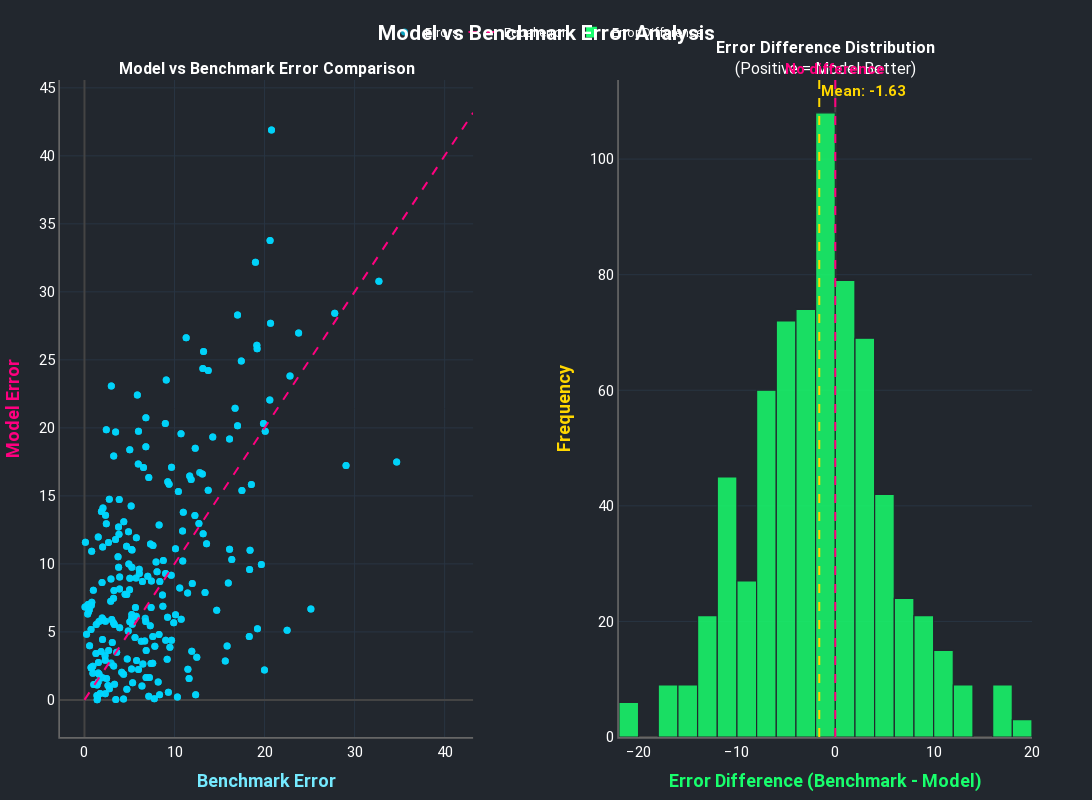

This figure's notebook cell:
### Code cell
# --- Dark theme and vibrant colors ---
vibrant_colors = {
    "scatter": "#00D7FF",        # Cyan
    "diagonal": "#FF0080",       # Pink/magenta
    "histogram": "#18FF6D",      # Vibrant green
    "histogram_border": "#22272e",
    "vline_zero": "#FF0080",     # Pink/magenta
    "vline_mean": "#FFD700",     # Gold/yellow
}

fig = make_subplots(
    rows=1, cols=2,
    subplot_titles=(
        '<span style="color:white"><b>Model vs Benchmark Error Comparison</b></span>', 
        '<span style="color:white"><b>Error Difference Distribution</b><br>(Positive = Model Better)</span>'
    ),
    horizontal_spacing=0.15
)

# Scatter plot: Model vs Benchmark Error
fig.add_trace(
    go.Scatter(
        x=comparison_df['benchmark_error'], y=comparison_df['model_error'],
        mode='markers',
        marker=dict(size=7, opacity=0.7, color=vibrant_colors["scatter"], line=dict(width=0)),
        name='Errors',
        showlegend=True
    ),
    row=1, col=1
)

# Add diagonal line for equal error
max_error = max(comparison_df['benchmark_error'].max(), comparison_df['model_error'].max()) * 1.03
fig.add_trace(
    go.Scatter(
        x=[0, max_error], y=[0, max_error],
        mode='lines',
        line=dict(color=vibrant_colors["diagonal"], dash='dash', width=2),
        name='Equal error',
        showlegend=True
    ),
    row=1, col=1
)

# Histogram of error differences
error_diff = comparison_df['benchmark_error'] - comparison_df['model_error']
fig.add_trace(
    go.Histogram(
        x=error_diff, nbinsx=30,
        marker=dict(color=vibrant_colors["histogram"], opacity=0.85, 
                    line=dict(color=vibrant_colors["histogram_border"], width=1.2)),
        name='Error Difference',
        showlegend=True
    ),
    row=1, col=2
)

# Add vertical lines for reference
fig.add_vline(
    x=0,
    line_dash="dash",
    line_color=vibrant_colors["vline_zero"],
    row=1, col=2,
    annotation_text="<b style='color:#FF0080'>No difference</b>",
    annotation_position="top"
)
fig.add_vline(
    x=error_diff.mean(),
    line_dash="dash",
    line_color=vibrant_colors["vline_mean"],
    row=1, col=2,
    annotation_text=f"<b style='color:#FFD700'>Mean: {error_diff.mean():.2f}</b>",
    annotation_position="top right"
)

# Update layout for dark theme and axis/legend colors
axis_style = dict(color="white", showline=True, linewidth=1.7, linecolor='#666', zerolinecolor="#444")
fig.update_xaxes(title_text="<b style='color:#75eaff'>Benchmark Error</b>", row=1, col=1, tickfont_color="white", **axis_style)
fig.update_yaxes(title_text="<b style='color:#FF0080'>Model Error</b>", row=1, col=1, tickfont_color="white", **axis_style)
fig.update_xaxes(title_text="<b style='color:#18FF6D'>Error Difference (Benchmark - Model)</b>", row=1, col=2, tickfont_color="white", **axis_style)
fig.update_yaxes(title_text="<b style='color:#FFD700'>Frequency</b>", row=1, col=2, tickfont_color="white", **axis_style)

fig.update_layout(
    height=800,  # Increased from 520 to 800 for bigger plot
    width=1400,  # Added width for more horizontal room
    showlegend=True,
    legend=dict(
        orientation="h",
        y=1.05,
        yanchor="bottom",
        xanchor="center",
        x=0.5,
        font=dict(color="white", size=13)
    ),
    plot_bgcolor="#22272e",
    paper_bgcolor="#22272e",
    font=dict(family="Segoe UI, Roboto, Arial", size=15, color="white"),
    title_text="<b>Model vs Benchmark Error Analysis</b>",
    title_x=0.5,
    margin=dict(l=60, r=60, t=80, b=55)  # Added more margin for clarity
)

fig.show()

### Figure 1 — Plotly figure (JSON) as saved in the notebook; plotly's stock layout.template omitted (floating-point values rounded to 4 significant figures; data arrays with more than 128 entries replaced by an {"elided": "..."} marker saying what was removed)
{"data": [{"marker": {"color": "#00D7FF", "line": {"width": 0}, "opacity": 0.7, "size": 7}, "mode": "markers", "name": "Errors", "showlegend": true, "type": "scatter", "x": {"elided": "702 float values"}, "xaxis": "x", "y": {"elided": "702 float values"}, "yaxis": "y"}, {"line": {"color": "#FF0080", "dash": "dash", "width": 2}, "mode": "lines", "name": "Equal error", "showlegend": true, "type": "scatter", "x": [0, 43.16], "xaxis": "x", "y": [0, 43.16], "yaxis": "y"}, {"marker": {"color": "#18FF6D", "line": {"color": "#22272e", "width": 1.2}, "opacity": 0.85}, "name": "Error Difference", "nbinsx": 30, "showlegend": true, "type": "histogram", "x": {"elided": "702 float values"}, "xaxis": "x2", "yaxis": "y2"}], "layout": {"annotations": [{"font": {"size": 16}, "showarrow": false, "text": "<span style=\"color:white\"><b>Model vs Benchmark Error Comparison</b></span>", "x": 0.2125, "xanchor": "center", "xref": "paper", "y": 1, "yanchor": "bottom", "yref": "paper"}, {"font": {"size": 16}, "showarrow": false, "text": "<span style=\"color:white\"><b>Error Difference Distribution</b><br>(Positive = Model Better)</span>", "x": 0.7875, "xanchor": "center", "xref": "paper", "y": 1, "yanchor": "bottom", "yref": "paper"}, {"showarrow": false, "text": "<b style='color:#FF0080'>No difference</b>", "x": 0, "xanchor": "center", "xref": "x2", "y": 1, "yanchor": "bottom", "yref": "y2 domain"}, {"showarrow": false, "text": "<b style='color:#FFD700'>Mean: -1.63</b>", "x": -1.63, "xanchor": "left", "xref": "x2", "y": 1, "yanchor": "top", "yref": "y2 domain"}], "font": {"color": "white", "family": "Segoe UI, Roboto, Arial", "size": 15}, "height": 800, "legend": {"font": {"color": "white", "size": 13}, "orientation": "h", "x": 0.5, "xanchor": "center", "y": 1.05, "yanchor": "bottom"}, "margin": {"b": 55, "l": 60, "r": 60, "t": 80}, "paper_bgcolor": "#22272e", "plot_bgcolor": "#22272e", "shapes": [{"line": {"color": "#FF0080", "dash": "dash"}, "type": "line", "x0": 0, "x1": 0, "xref": "x2", "y0": 0, "y1": 1, "yref": "y2 domain"}, {"line": {"color": "#FFD700", "dash": "dash"}, "type": "line", "x0": -1.63, "x1": -1.63, "xref": "x2", "y0": 0, "y1": 1, "yref": "y2 domain"}], "showlegend": true, "title": {"text": "<b>Model vs Benchmark Error Analysis</b>", "x": 0.5}, "width": 1400, "xaxis": {"anchor": "y", "color": "white", "domain": [0, 0.425], "linecolor": "#666", "linewidth": 1.7, "showline": true, "tickfont": {"color": "white"}, "title": {"text": "<b style='color:#75eaff'>Benchmark Error</b>"}, "zerolinecolor": "#444"}, "xaxis2": {"anchor": "y2", "color": "white", "domain": [0.575, 1], "linecolor": "#666", "linewidth": 1.7, "showline": true, "tickfont": {"color": "white"}, "title": {"text": "<b style='color:#18FF6D'>Error Difference (Benchmark - Model)</b>"}, "zerolinecolor": "#444"}, "yaxis": {"anchor": "x", "color": "white", "domain": [0, 1], "linecolor": "#666", "linewidth": 1.7, "showline": true, "tickfont": {"color": "white"}, "title": {"text": "<b style='color:#FF0080'>Model Error</b>"}, "zerolinecolor": "#444"}, "yaxis2": {"anchor": "x2", "color": "white", "domain": [0, 1], "linecolor": "#666", "linewidth": 1.7, "showline": true, "tickfont": {"color": "white"}, "title": {"text": "<b style='color:#FFD700'>Frequency</b>"}, "zerolinecolor": "#444"}}}
